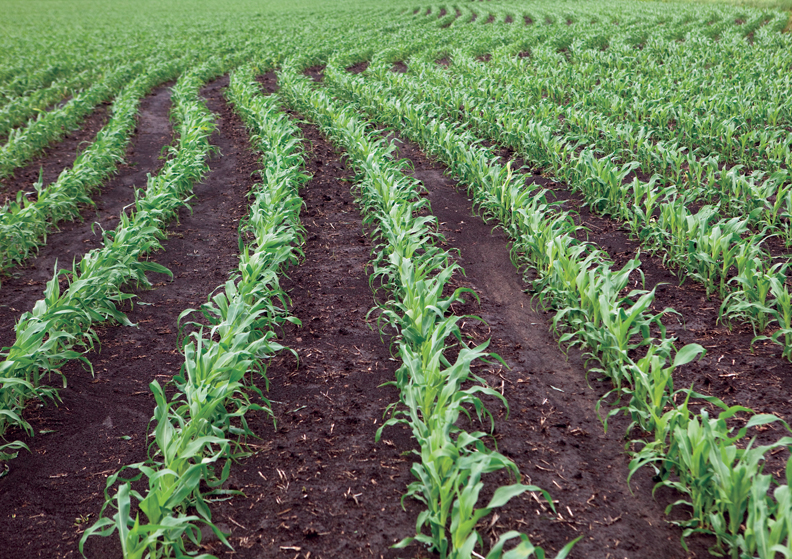
#> input picture pseudoColoring/field.jpg, 792 x 559 px
$ python pseudocoloring.py
#> lines starting #> are read from the running program, lines starting #| are printed output that depends on the picture
import cv2
import numpy as np

def rgb2gray(rgb):
	r, g, b = rgb[:,:,0], rgb[:,:,1], rgb[:,:,2]
	gray = 0.2989 * r + 0.5870 * g + 0.1140 * b
	return gray

# img = cv2.imread('thermo-imaging.jpg')
img = cv2.imread('field.jpg')
#> img is the input picture: shape (559, 792, 3); mean B, G, R 84.4, 112.2, 99
# img = cv2.imread('panda.jpg')

size = img.shape
#> size = (559, 792, 3)
if len(size)==3:
	img = rgb2gray(img)
#> in rgb2gray, `r, g, b = rgb[:,:,0], rgb[:,:,1], rgb[:,:,2]`:
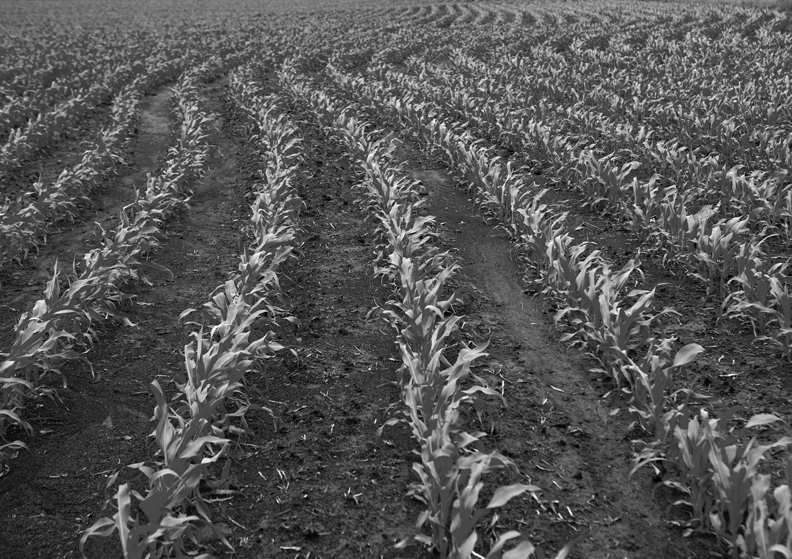
#> r: shape (559, 792); min 0, max 255, mean 84.4
#> in rgb2gray, `r, g, b = rgb[:,:,0], rgb[:,:,1], rgb[:,:,2]`:
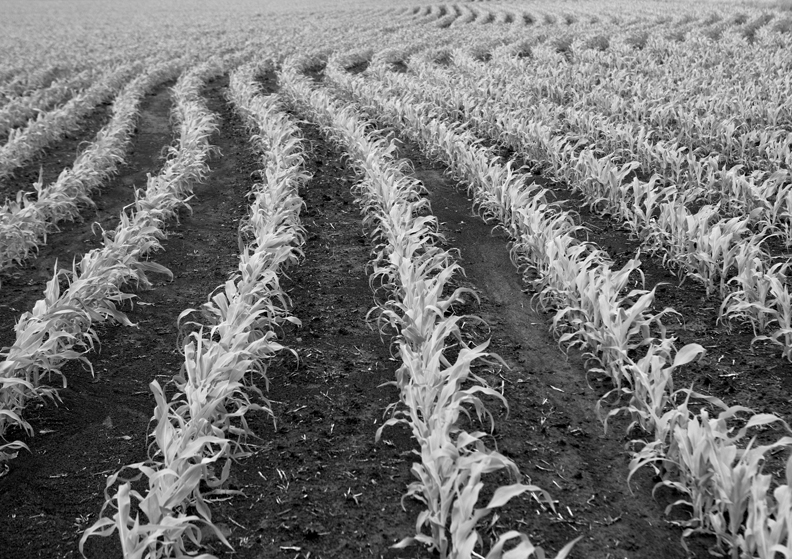
#> g: shape (559, 792); min 0, max 255, mean 112.2
#> in rgb2gray, `r, g, b = rgb[:,:,0], rgb[:,:,1], rgb[:,:,2]`:
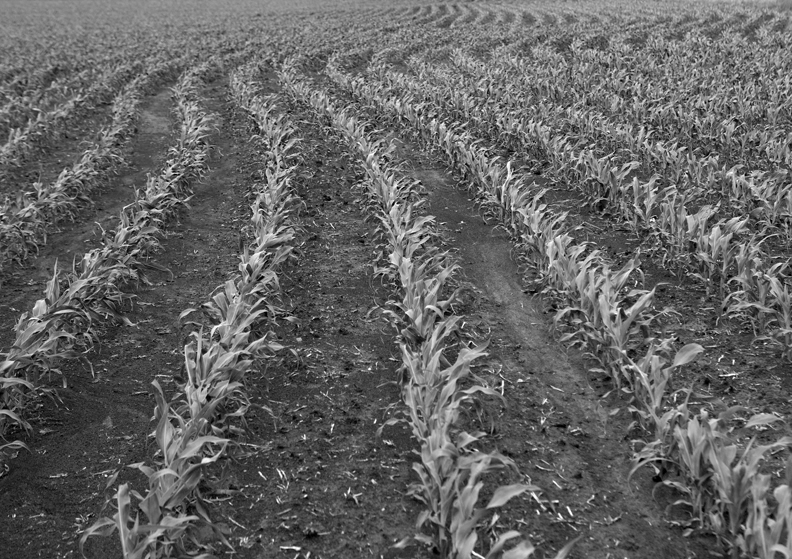
#> b: shape (559, 792); min 0, max 255, mean 99
#> in rgb2gray, `gray = 0.2989 * r + 0.5870 * g + 0.1140 * b`:
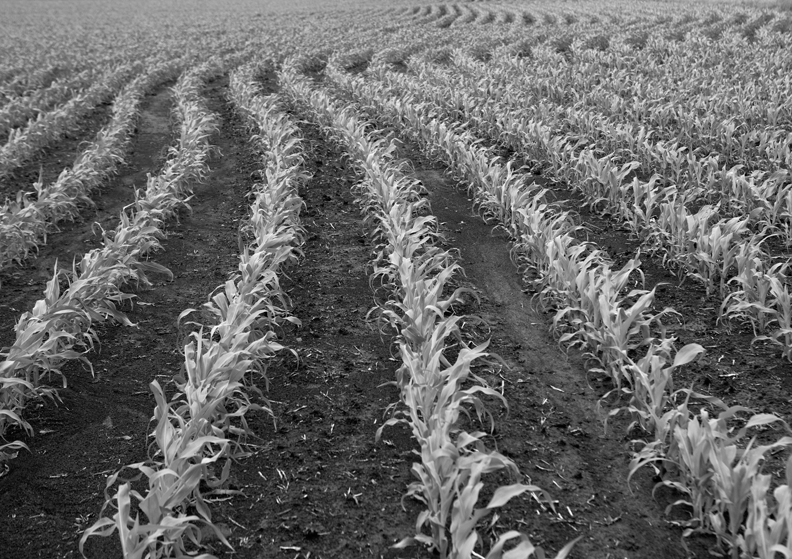
#> gray: shape (559, 792) float64; min 0, max 255, mean 102.4

newImg = np.empty([len(img[:, 0]), len(img[0, :]), 3])
#> newImg: shape (559, 792, 3) float64; every value is 0

print(img.shape)
#| (559, 792)
print(newImg.shape)
#| (559, 792, 3)

for i in range(len(img[0, :])):
	for j in range(len(img[:, 0])):
		newImg[j, i, 1] = img[j, i]
		if(img[j, i] > 150):
			newImg[j, i, 2] = img[j, i]
			newImg[j, i, 0] = round(img[j, i] / 3)
		else:
			newImg[j, i, 0] = img[j, i]
			newImg[j, i, 2] = round(img[j, i] / 3)
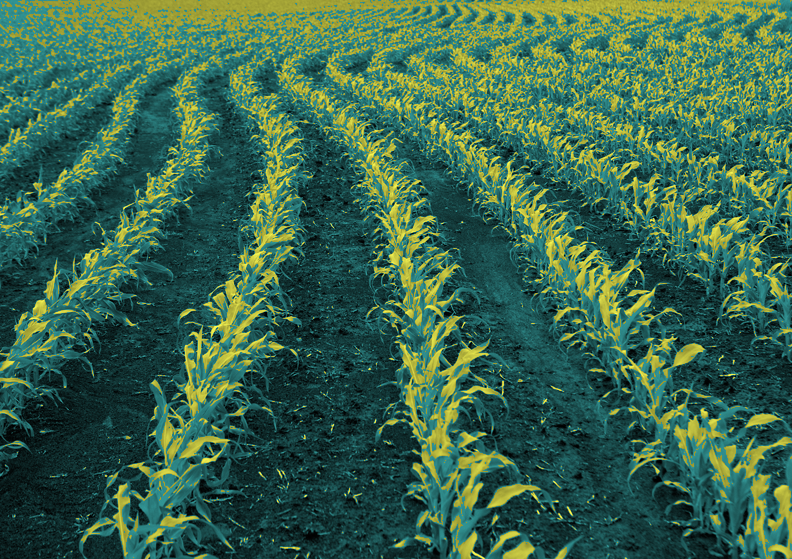
#> newImg: shape (559, 792, 3) float64; mean of channels 0, 1, 2 78.2, 102.4, 58.3; drawn as B, G, R

# print(newImage)
cv2.imwrite('pseudoColoring.jpg', newImg)

$ run again, with pseudoColoring/thermo-imaging.jpg copied over pseudoColoring/field.jpg
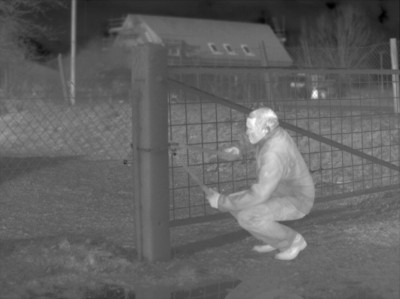
#> input picture pseudoColoring/thermo-imaging.jpg, 400 x 299 px
#> img is the input picture: shape (299, 400, 3); min 0, max 255, mean 97.9
#| (299, 400)
#| (299, 400, 3)
#> after the loop `for i in range(len(img[0, :])):`:
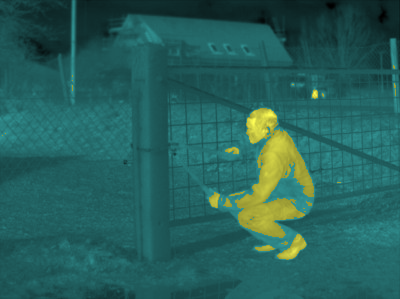
#> newImg: shape (299, 400, 3) float64; mean of channels 0, 1, 2 92.3, 97.9, 38.2; drawn as B, G, R
